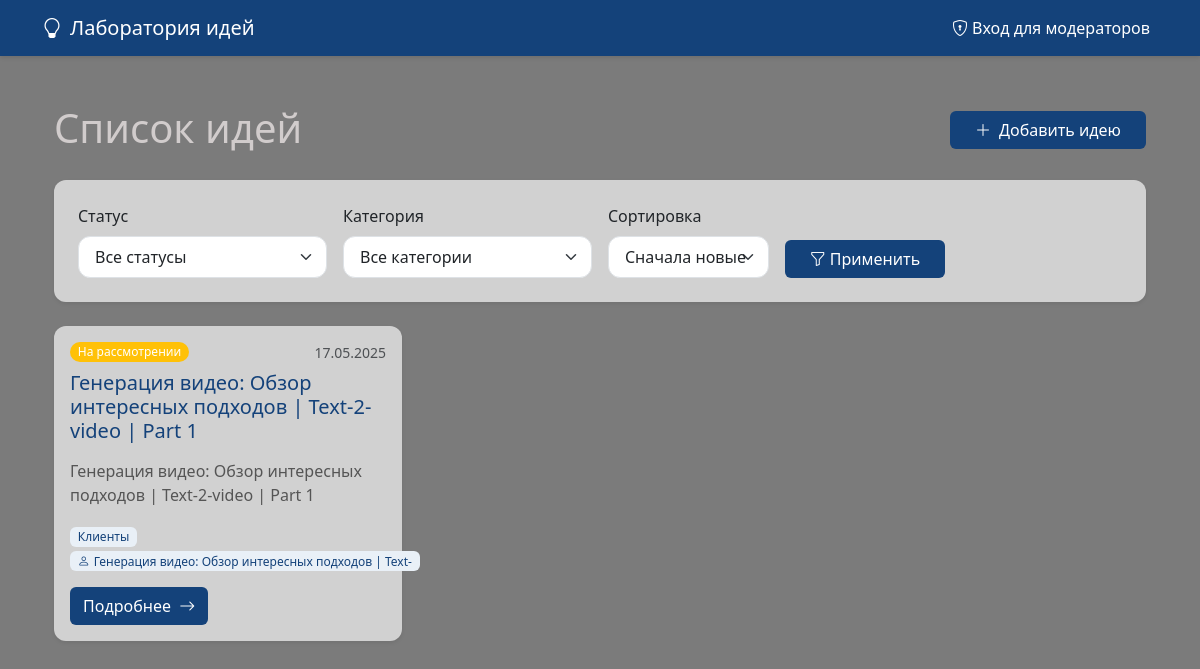
The page / on the database its author committed.
### models.py (models this page shows)
class Idea(db.Model):
    id = db.Column(db.Integer, primary_key=True)
    title = db.Column(db.String(100), nullable=False)
    problem = db.Column(db.Text, nullable=False)
    solution = db.Column(db.Text, nullable=False)
    expected_result = db.Column(db.Text, nullable=False)
    description = db.Column(db.Text)  # Убрали nullable=False
    attachments = db.relationship('Attachment', backref='idea', cascade='all, delete-orphan')
    author_name = db.Column(db.String(50))
    contact_email = db.Column(db.String(120))  # Новое поле для email
    is_anonymous = db.Column(db.Boolean, default=False)
    category = db.Column(db.String(50), default='Общее')
    status = db.Column(db.String(20), default='На рассмотрении')
    created_at = db.Column(db.DateTime, server_default=db.func.now())
    comments = db.relationship('Comment', backref='idea', cascade='all, delete-orphan', passive_deletes=True)

### app.py (the view, shortened to what this page needs)
@app.route('/', methods=['GET', 'POST'])
def index():
    form = IdeaForm()
    status_filter = request.args.get('status', 'all')
    category_filter = request.args.get('category', 'all')
    sort_by = request.args.get('sort', 'newest')
    query = Idea.query
    if status_filter != 'all':
        query = query.filter(Idea.status == status_filter)
    if category_filter != 'all':
        query = query.filter(Idea.category == category_filter)
    query = query.order_by(Idea.created_at.desc() if sort_by == 'newest' else Idea.created_at.asc())
    ideas = query.all()
    return render_template('index.html', form=form, ideas=ideas,
                         current_status=status_filter, current_category=category_filter, current_sort=sort_by)

### app.py (called while the page is built)
@app.context_processor
def inject_moderator():
    if 'moderator_id' in session:
        moderator = db.session.get(Moderator, session['moderator_id'])
        return {'current_moderator': moderator}
    return {}

### templates/index.html (shortened to what this page needs)
{% extends "base.html" %}
{% block content %}
<div class="container py-4">
    <div class="d-flex flex-column flex-md-row justify-content-between align-items-md-center mb-4 gap-3">
        <div>
            <h1 class="mb-1" style="color: var(--primary-color); color: rgb(209, 204, 204);">Список идей</h1>
        </div>
        <a href="{{ url_for('add_idea') }}" class="btn px-4" style="background-color: var(--primary-color); color: white;">
            <i class="bi bi-plus-lg me-2"></i>Добавить идею
        </a>
    </div>
    <div class="card shadow-sm mb-4">
        <div class="card-body p-4">
            <form method="get" class="row g-3 align-items-end">
                <div class="col-md-3">
                    <label for="statusFilter" class="form-label fw-medium">Статус</label>
                    <select id="statusFilter" name="status" class="form-select">
                        <option value="all" {% if current_status=='all' %}selected{% endif %}>Все статусы</option>
                    </select>
                </div>
                <div class="col-md-3">
                    <label for="categoryFilter" class="form-label fw-medium">Категория</label>
                    <select id="categoryFilter" name="category" class="form-select">
                        <option value="all" {% if current_category=='all' %}selected{% endif %}>Все категории</option>
                    </select>
                </div>
                <div class="col-md-2">
                    <label for="sortFilter" class="form-label fw-medium">Сортировка</label>
                    <select id="sortFilter" name="sort" class="form-select">
                        <option value="newest" {% if current_sort=='newest' %}selected{% endif %}>Сначала новые</option>
                    </select>
                </div>
                <div class="col-md-2 d-grid">
                    <button type="submit" class="btn" style="background-color: var(--primary-color); color: white;">
                        <i class="bi bi-funnel me-1"></i>Применить
                    </button>
                </div>
            </form>
        </div>
    </div>
    {% if ideas %}
    <div class="row row-cols-1 row-cols-md-2 row-cols-lg-3 g-4">
        {% for idea in ideas %}
        <div class="col">
            <div class="card h-100 shadow-sm">
                <div class="card-body d-flex flex-column">
                    <div class="d-flex justify-content-between align-items-start mb-2">
                        <span class="badge rounded-pill bg-{{ 'success' if idea.status == 'Одобрено' else 'warning' if idea.status == 'На рассмотрении' else 'danger' }}">
                            {{ idea.status }}
                        </span>
                        <small class="text-muted">{{ idea.created_at.strftime('%d.%m.%Y') }}</small>
                    </div>
                    <h3 class="h5 card-title mb-3" style="color: var(--primary-color);">{{ idea.title }}</h3>
                    <p class="card-text flex-grow-1 mb-3" style="color: #555;">
                        {{ idea.problem|truncate(120) }}
                    </p>
                    <div class="mb-3">
                        <span class="badge" style="background-color: #e9f0f7; color: var(--primary-color);">{{ idea.category }}</span>
                        {% if idea.author_name %}
                        <span class="badge" style="background-color: #e9f0f7; color: var(--primary-color);">
                            <i class="bi bi-person me-1"></i>{{ idea.author_name }}
                        </span>
                        {% else %}
                        <span class="badge" style="background-color: #e9f0f7; color: var(--primary-color);">
                            <i class="bi bi-incognito me-1"></i>Аноним
                        </span>
                        {% endif %}
                    </div>
                    <a href="{{ url_for('idea_detail', id=idea.id) }}" class="btn align-self-start" style="background-color: var(--primary-color); color: white;">
                        Подробнее <i class="bi bi-arrow-right ms-1"></i>
                    </a>
                </div>
            </div>
        </div>
        {% endfor %}
    </div>
    {% endif %}
</div>
{% endblock %}

### templates/base.html (style rules this page uses)
:root { --primary-color: #14427a; --primary-light: #1a54a4; --primary-dark: #0d2e54; --border-radius: 0.75rem; --card-shadow: 0 4px 6px rgba(0,0,0,0.05); --card-shadow-hover: 0 10px 15px rgba(0,0,0,0.1); --transition: all 0.2s ease-in-out; }
body { display: flex; flex-direction: column; min-height: 100vh; background-image: url('https://www.mondodem.it/wp-content/uploads/2020/10/7603.jpg'); background-size: cover; background-attachment: fixed; background-repeat: no-repeat; position: relative; }
body::before { content: ''; position: fixed; top: 0; left: 0; right: 0; bottom: 0; background: rgba(100, 100, 100, 0.85); z-index: -1; }
.card { border: none; border-radius: var(--border-radius); box-shadow: var(--card-shadow); transition: var(--transition); background-color: rgba(255, 255, 255, 0.65); }
.form-control, .form-select { border-radius: var(--border-radius); padding: 0.5rem 1rem; }
a { color: var(--primary-color); text-decoration: none; }
.container { flex: 1; }

### templates/index.html (style rules this page uses)
.card { transition: transform 0.2s, box-shadow 0.2s; border-radius: var(--border-radius); border: none; }
.badge { font-weight: 500; padding: 0.35em 0.65em; }

### rows shown on the page
Idea: status "На рассмотрении", created_at "17.05.2025", title "Генерация видео: Обзор интересных подходов | Text-2-video | Part 1", problem "Генерация видео: Обзор интересных подходов | Text-2-video | Part 1", category "Клиенты", author_name "Генерация видео: Обзор интересных подходов | Text-"
